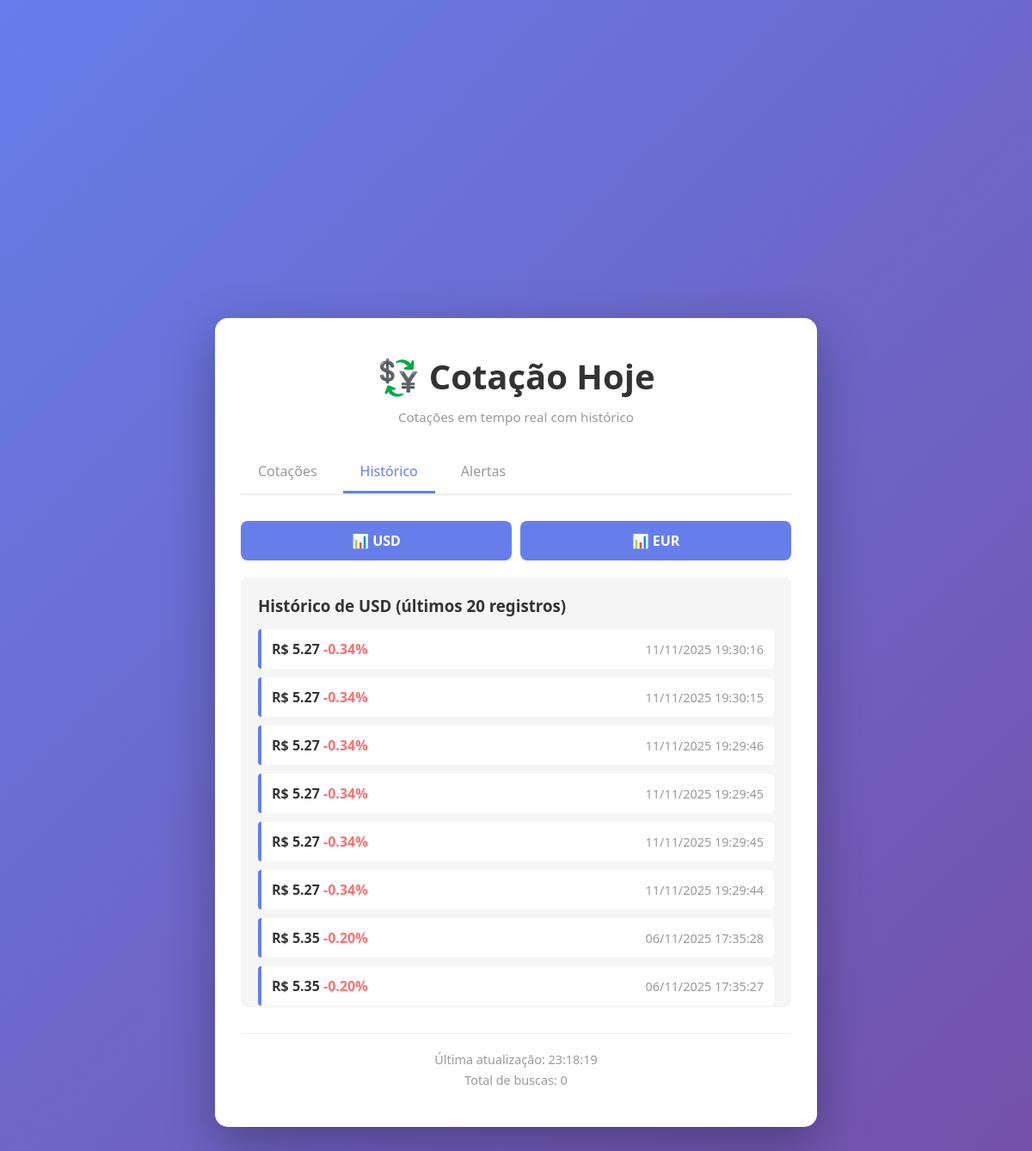
The page /historico on the database its author committed.
### models.py (models this page shows)
class Cotacao(db.Model):
    __tablename__ = 'cotacoes'
    id = db.Column(db.Integer, primary_key=True)
    moeda = db.Column(db.String(3), nullable=False)
    nome_moeda = db.Column(db.String(100), nullable=False)
    valor_atual = db.Column(db.Float, nullable=False)
    variacao = db.Column(db.Float, nullable=False)
    timestamp_api = db.Column(db.String(50), nullable=False)
    criado_em = db.Column(db.DateTime, nullable=False, default=datetime.now)
    def para_dict(self):
        return {
            'id': self.id,
            'moeda': self.moeda,
            'nome_moeda': self.nome_moeda,
            'valor_atual': self.valor_atual,
            'variacao': self.variacao,
            'timestamp_api': self.timestamp_api,
            'criado_em': self.criado_em.strftime('%d/%m/%Y %H:%M:%S')
        }

### app.py (the view)
@app.route('/historico')
def historico():
    moeda = request.args.get('moeda', 'USD').upper()
    if moeda not in ['USD', 'EUR']:
        moeda = 'USD'
    historico_dados = cotacao_service.obter_historico(moeda, 20)
    return render_template(
        'index.html',
        pagina='historico',
        moeda=moeda,
        historico=historico_dados,
        atualizado_em=estado_app["atualizado_em"],
        total_buscas=estado_app["total_buscas"],
        alertas_disparados=estado_app["alertas_disparados"]  # ✅ NOVO
    )

### cotacao_service.py (called while the page is built)
    def obter_historico(self, moeda='USD', limite=10):
        try:
            cotacoes = Cotacao.query.filter_by(moeda=moeda)\
                                    .order_by(Cotacao.criado_em.desc())\
                                    .limit(limite)\
                                    .all()
            return [c.para_dict() for c in cotacoes]
        except Exception as e:
            print(f"Erro ao buscar histórico: {e}")
            return []

### templates/index.html (shortened to what this page needs)
<!DOCTYPE html>
<html lang="pt-BR">
<head>
    <link rel="stylesheet" href="{{ url_for('static', filename='style.css') }}">
</head>
<body>
    <div class="container">
        <header>
            <h1>💱 Cotação Hoje</h1>
            <p class="subtitulo">Cotações em tempo real com histórico</p>
        </header>
        <div class="abas">
            <a href="/" class="aba-botao {% if pagina == 'cotacoes' %}ativo{% endif %}">Cotações</a>
            <a href="/historico" class="aba-botao {% if pagina == 'historico' %}ativo{% endif %}">Histórico</a>
            <a href="/alertas" class="aba-botao {% if pagina == 'alertas' %}ativo{% endif %}">Alertas</a>
        </div>
        <div id="conteudo-principal" class="conteudo-principal">
            {% if pagina == 'cotacoes' %}
                <div id="cotacoes-container" class="cotacoes-container">
                    {% if cotacoes %}
                        <div class="cotacao-card">
                            <div class="cotacao-moeda">💵 {{ cotacoes.usd.nome }}</div>
                            <div class="cotacao-valor">R$ {{ "%.2f"|format(cotacoes.usd.valor_atual) }}</div>
                            <div class="cotacao-variacao {% if cotacoes.usd.variacao >= 0 %}variacao-positiva{% else %}variacao-negativa{% endif %}">
                                {% if cotacoes.usd.variacao >= 0 %}+{% endif %}{{ "%.2f"|format(cotacoes.usd.variacao) }}%
                            </div>
                        </div>
                        <div class="cotacao-card">
                            <div class="cotacao-moeda">💶 {{ cotacoes.eur.nome }}</div>
                            <div class="cotacao-valor">R$ {{ "%.2f"|format(cotacoes.eur.valor_atual) }}</div>
                            <div class="cotacao-variacao {% if cotacoes.eur.variacao >= 0 %}variacao-positiva{% else %}variacao-negativa{% endif %}">
                                {% if cotacoes.eur.variacao >= 0 %}+{% endif %}{{ "%.2f"|format(cotacoes.eur.variacao) }}%
                            </div>
                        </div>
                    {% else %}
                        <div class="carregando"><p>⚠️ Sem dados disponíveis</p></div>
                    {% endif %}
                </div>
            {% elif pagina == 'historico' %}
                <div class="historico-opcoes">
                    <a href="/historico?moeda=USD" class="botao-historico">📊 USD</a>
                    <a href="/historico?moeda=EUR" class="botao-historico">📊 EUR</a>
                </div>
                <div id="historico-container" class="historico-container">
                    {% if historico %}
                        <h3>Histórico de {{ moeda }} (últimos 20 registros)</h3>
                        {% for item in historico %}
                            <div class="historico-item">
                                <div class="historico-valor">
                                    R$ {{ "%.2f"|format(item.valor_atual) }}
                                    <span class="{% if item.variacao >= 0 %}variacao-positiva{% else %}variacao-negativa{% endif %}">
                                        {% if item.variacao >= 0 %}+{% endif %}{{ "%.2f"|format(item.variacao) }}%
                                    </span>
                                </div>
                                <div class="historico-timestamp">{{ item.criado_em }}</div>
                            </div>
                        {% endfor %}
                    {% else %}
                        <div class="carregando"><p>Sem histórico disponível</p></div>
                    {% endif %}
                </div>
            {% endif %}
        </div>
        <footer>
            <p id="ultima-atualizacao" class="ultima-atualizacao">
                Última atualização: {{ atualizado_em or '--:--:--' }}
            </p>
            <p id="total-buscas" class="total-buscas">
                Total de buscas: {{ total_buscas or 0 }}
            </p>
        </footer>
    </div>
</body>
</html>

### static/style.css (style rules this page uses)
* { margin: 0; padding: 0; box-sizing: border-box; }
body { font-family: 'Segoe UI', Tahoma, Geneva, Verdana, sans-serif; background: linear-gradient(135deg, #667eea 0%, #764ba2 100%); min-height: 100vh; display: flex; align-items: center; justify-content: center; padding: 20px; }
.container { background: white; border-radius: 15px; box-shadow: 0 20px 60px rgba(0, 0, 0, 0.3); max-width: 700px; width: 100%; padding: 40px 30px; animation: slideUp 0.5s ease-out; }
header { text-align: center; margin-bottom: 30px; }
header h1 { color: #333; font-size: 2.5em; margin-bottom: 10px; }
header .subtitulo { color: #999; font-size: 0.95em; }
.abas { display: flex; gap: 10px; margin-bottom: 30px; border-bottom: 2px solid #eee; }
.aba-botao { padding: 12px 20px; background: none; border: none; cursor: pointer; font-size: 1em; color: #999; border-bottom: 3px solid transparent; transition: all 0.3s ease; font-weight: 500; text-decoration: none; display: inline-block; }
.aba-botao.ativo { color: #667eea; border-bottom-color: #667eea; }
.variacao-negativa { color: #f87171; }
.historico-opcoes { display: flex; gap: 10px; margin-bottom: 20px; }
.botao-historico { flex: 1; padding: 12px; background: #667eea; color: white; border: none; border-radius: 8px; cursor: pointer; font-weight: 600; transition: background 0.3s ease; text-decoration: none; text-align: center; display: inline-block; }
.historico-container { background: #f5f5f5; border-radius: 8px; padding: 20px; max-height: 500px; overflow-y: auto; }
.historico-container h3 { margin-bottom: 15px; color: #333; }
.historico-item { background: white; padding: 12px; margin-bottom: 10px; border-left: 4px solid #667eea; border-radius: 4px; display: flex; justify-content: space-between; align-items: center; }
.historico-valor { font-weight: bold; color: #333; }
.historico-timestamp { color: #999; font-size: 0.9em; }
footer { text-align: center; border-top: 1px solid #eee; padding-top: 20px; margin-top: 30px; }
.ultima-atualizacao, .total-buscas { color: #999; font-size: 0.9em; margin-bottom: 5px; }

### rows shown on the page
Cotacao: valor_atual "5.27", variacao "-0.34", criado_em "11/11/2025 19:30:16"
Cotacao: valor_atual "5.27", variacao "-0.34", criado_em "11/11/2025 19:30:15"
Cotacao: valor_atual "5.27", variacao "-0.34", criado_em "11/11/2025 19:29:46"
Cotacao: valor_atual "5.27", variacao "-0.34", criado_em "11/11/2025 19:29:45"
Cotacao: valor_atual "5.27", variacao "-0.34", criado_em "11/11/2025 19:29:45"
Cotacao: valor_atual "5.27", variacao "-0.34", criado_em "11/11/2025 19:29:44"
Cotacao: valor_atual "5.35", variacao "-0.20", criado_em "06/11/2025 17:35:28"
Cotacao: valor_atual "5.35", variacao "-0.20", criado_em "06/11/2025 17:35:27"

### other values the page prints
{{ moeda }} "USD"
{{ atualizado_em or '--:--:--' }} "23:18:19"
{{ total_buscas or 0 }} "0"
